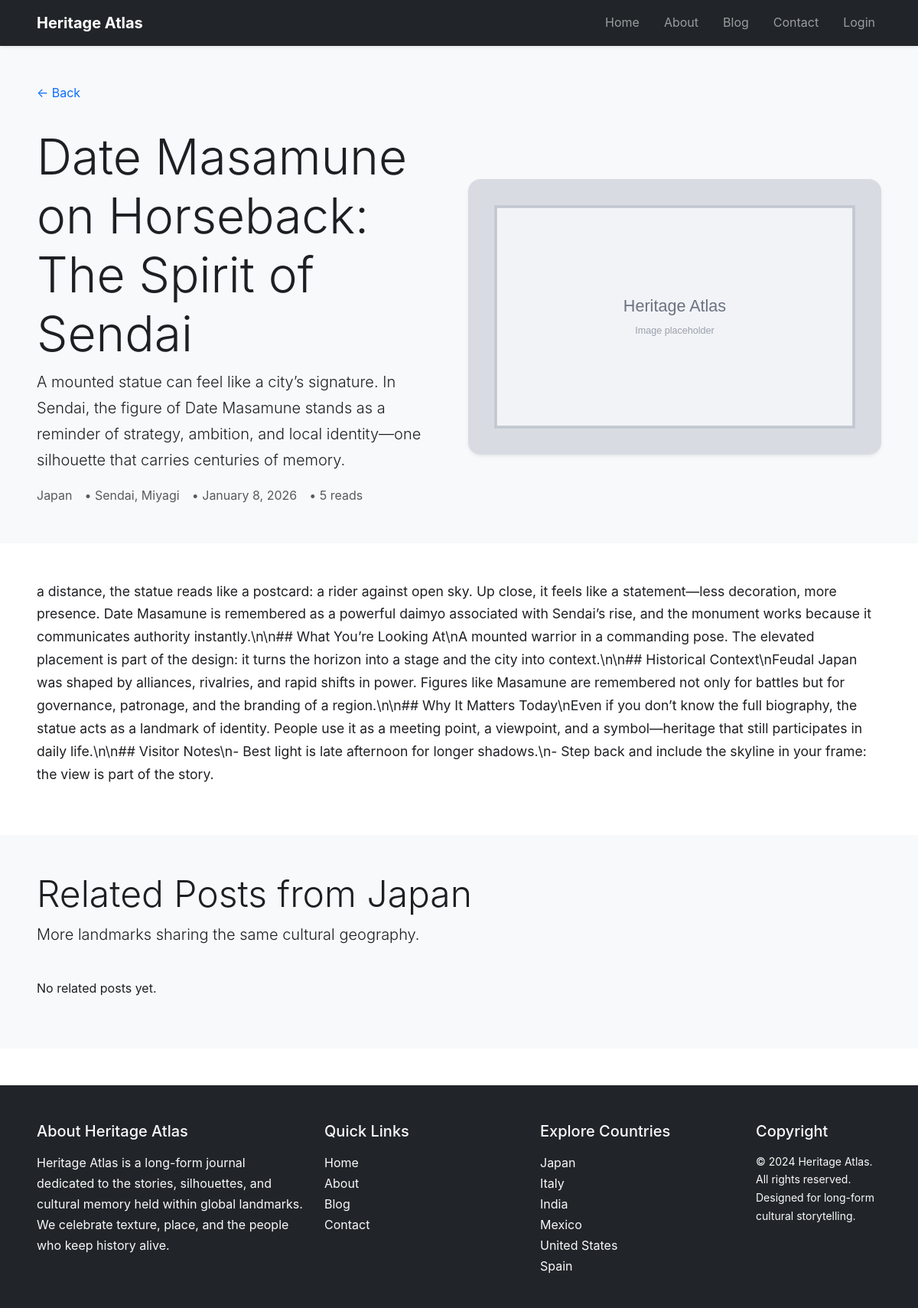
Page /blog/date-masamune-sendai-statue/ on the committed database.
### blog/models.py (models this page shows, shortened)
class Post(models.Model):
    title = models.CharField(max_length=255)
    slug = models.SlugField(unique=True)
    country = models.CharField(max_length=100)
    city_or_region = models.CharField(max_length=150, blank=True)
    hero_image = models.ImageField(upload_to="posts/", blank=True, null=True)
    short_description = models.TextField()
    full_description = models.TextField()
    created_at = models.DateTimeField(auto_now_add=True)
    updated_at = models.DateTimeField(auto_now=True)
    author = models.ForeignKey(settings.AUTH_USER_MODEL, on_delete=models.CASCADE)
    views = models.IntegerField(default=0)
    class Meta:
        ordering = ["-created_at"]

### blog/views.py (the view)
# urls.py: path("blog/<slug:slug>/", views.blog_detail, name="blog_detail"),
def blog_detail(request, slug):
    post = get_object_or_404(Post.objects.select_related("author"), slug=slug)
    Post.objects.filter(pk=post.pk).update(views=F("views") + 1)
    post.refresh_from_db(fields=["views"])
    related_posts = (
        Post.objects.filter(country__iexact=post.country)
        .exclude(pk=post.pk)
        .order_by("-created_at")[:6]
    )
    referer = request.META.get("HTTP_REFERER")
    back_url = reverse("blog_list")
    if referer and url_has_allowed_host_and_scheme(referer, {request.get_host()}):
        back_url = referer
    context = {
        "post": post,
        "related_posts": related_posts,
        "back_url": back_url,
    }
    return render(request, "blog/blog_detail.html", context)

### blog/templatetags/formatting.py (called while the page is built)
@register.filter
def render_markdown(value):
    if not value:
        return ""
    html = markdown(value, extensions=["extra"])
    return mark_safe(html)

### blog/templatetags/media_extras.py (called while the page is built)
@register.filter
def image_or_placeholder(image_field, placeholder_path="images/placeholder.svg"):
    if not image_field:
        return static(placeholder_path)
    try:
        if default_storage.exists(image_field.name):
            return image_field.url
    except Exception:
        return static(placeholder_path)
    return static(placeholder_path)

### blog/templates/blog/blog_detail.html (shortened to what this page needs)
{% extends "base.html" %}
{% load media_extras %}
{% load formatting %}
{% block content %}
<section class="py-5 bg-light">
    <div class="container-fluid px-lg-5">
        <a class="text-decoration-none" href="{{ back_url }}">&larr; Back</a>
        <div class="row g-4 align-items-center mt-2">
            <div class="col-lg-6">
                <h1 class="display-3">{{ post.title }}</h1>
                <p class="lead">{{ post.short_description }}</p>
                <div class="d-flex flex-wrap gap-3 text-muted">
                    <span>{{ post.country }}</span>
                    {% if post.city_or_region %}<span>• {{ post.city_or_region }}</span>{% endif %}
                    <span>• {{ post.created_at|date:"F j, Y" }}</span>
                    <span>• {{ post.views }} reads</span>
                </div>
            </div>
            <div class="col-lg-6">
                <img src="{{ post.hero_image|image_or_placeholder }}" class="img-fluid rounded-4 shadow-sm" alt="{{ post.title }}">
            </div>
        </div>
    </div>
</section>
<section class="py-5">
    <div class="container-fluid px-lg-5">
        <div class="content-article">
            {{ post.full_description|render_markdown }}
        </div>
    </div>
</section>
<section class="py-5 bg-light">
    <div class="container-fluid px-lg-5">
        <div class="d-flex justify-content-between align-items-end flex-wrap gap-3 mb-4">
            <div>
                <h2 class="display-5">Related Posts from {{ post.country }}</h2>
                <p class="lead">More landmarks sharing the same cultural geography.</p>
            </div>
        </div>
        <div class="row g-4">
            {% for related in related_posts %}
                <div class="col-md-6 col-xl-4">
                    <div class="card h-100 border-0 shadow-sm">
                        <img src="{{ related.hero_image|image_or_placeholder }}" class="card-img-top" alt="{{ related.title }}">
                        <div class="card-body p-4">
                            <p class="text-uppercase text-muted small mb-2">{{ related.country }}</p>
                            <h3 class="h5">{{ related.title }}</h3>
                            <p>{{ related.short_description|truncatewords:22 }}</p>
                            <a class="stretched-link" href="{{ related.get_absolute_url }}">Read more</a>
                        </div>
                    </div>
                </div>
            {% empty %}
                <p>No related posts yet.</p>
            {% endfor %}
        </div>
    </div>
</section>
{% endblock %}

### static/css/styles.css (style rules this page uses)
body { font-family: "Inter", "Segoe UI", system-ui, sans-serif; line-height: 1.7; color: #1e1f23; }
.content-article p { font-size: 1.1rem; }

### rows in the picture
Post: title "Date Masamune on Horseback: The Spirit of Sendai", short_description "A mounted statue can feel like a city’s signature. In Sendai, the figure of Date Masamune stands as a reminder of strategy, ambition, and local identity—one silhouette that carries centuries of memory.", country "Japan", city_or_region "Sendai, Miyagi", created_at "January 8, 2026", views "5", full_description|render_markdown "a distance, the statue reads like a postcard: a rider against open sky. Up close, it feels like a statement—less decoration, more presence. Date Masamune is remembered as a powerful daimyo associated with Sendai’s rise, and the monument works because it communicates authority instantly.\\n\\n## What You’re Looking At\\nA mounted warrior in a commanding pose. The elevated placement is part of the design: it turns the horizon into a stage and the city into context.\\n\\n## Historical Context\\nFeudal Japan was shaped by alliances, rivalries, and rapid shifts in power. Figures like Masamune are remembered not only for battles but for governance, patronage, and the branding of a region.\\n\\n## Why It…"
